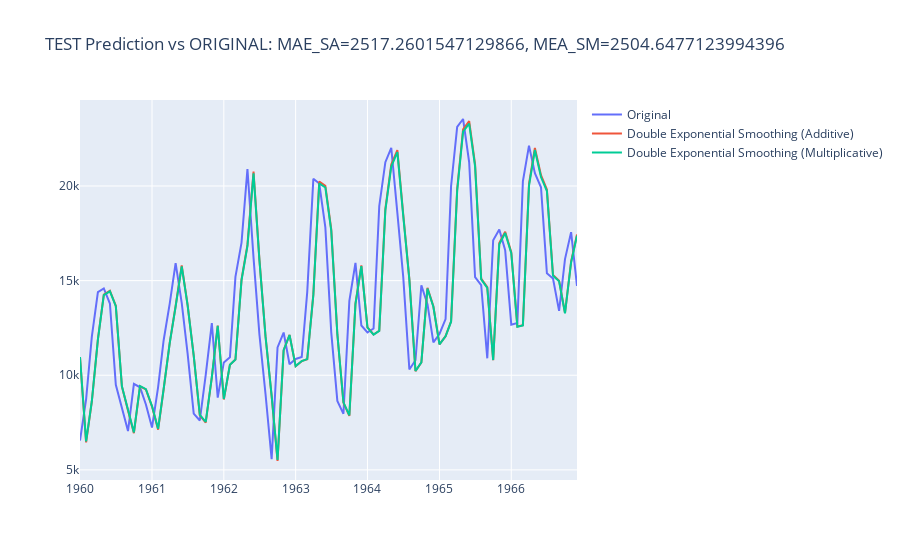
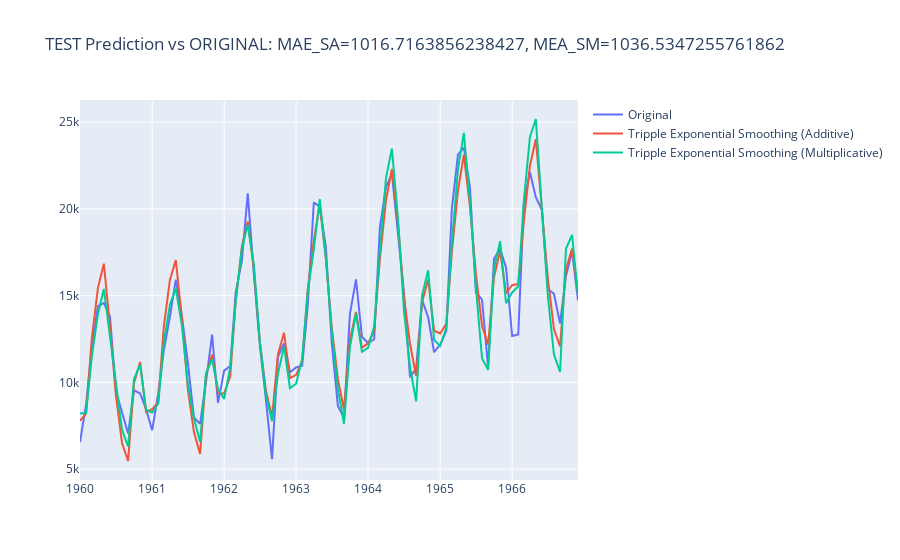

The notebook cell these images were saved under, in order:
### Markdown cell above
Задание №3
===
* Построить модели двойного и тройного экспоненциального сглаживания
* Так же, как и в предыдущем задании, посчитать метрики для train и test
* Построить график

### Code cell
# your code
train_copy = train.copy()
train_copy['des_add']=ExponentialSmoothing(train, trend='add').fit().fittedvalues
train_copy['des_mul']=ExponentialSmoothing(train, trend='mul').fit().fittedvalues

mae1 = mean_absolute_error(train_copy['Sales'], train_copy['des_add'])
mae2 = mean_absolute_error(train_copy['Sales'], train_copy['des_mul'])
layout = Layout(title = f'TEST Prediction vs ORIGINAL: MAE_SA={mae1}, MEA_SM={mae2}')


iplot(Figure(data=[Scatter(x =train_copy.index,
                          y = train_copy['Sales'],
                          name = 'Original'),
                  Scatter(x = train_copy.index,
                         y = train_copy['des_add'],
                         name = 'Double Exponential Smoothing (Additive)'),
                  Scatter(x = train_copy.index,
                         y = train_copy['des_mul'],
                         name = 'Double Exponential Smoothing (Multiplicative)')],
              layout= layout))  

train_copy['tes_add']=ExponentialSmoothing(train, trend='add', seasonal='add',seasonal_periods=12).fit().fittedvalues
train_copy['tes_mul']=ExponentialSmoothing(train, trend='mul', seasonal='mul', seasonal_periods=12).fit().fittedvalues

mae3 = mean_absolute_error(train_copy['Sales'], train_copy['tes_add'])
mae4 = mean_absolute_error(train_copy['Sales'], train_copy['tes_mul'])
layout = Layout(title = f'TEST Prediction vs ORIGINAL: MAE_SA={mae3}, MEA_SM={mae4}')


iplot(Figure(data=[Scatter(x =train_copy.index,
                          y = train_copy['Sales'],
                          name = 'Original'),
                  Scatter(x = train_copy.index,
                         y = train_copy['tes_add'],
                         name = 'Tripple Exponential Smoothing (Additive)'),
                  Scatter(x = train_copy.index,
                         y = train_copy['tes_mul'],
                         name = 'Tripple Exponential Smoothing (Multiplicative)')],
              layout= layout))
